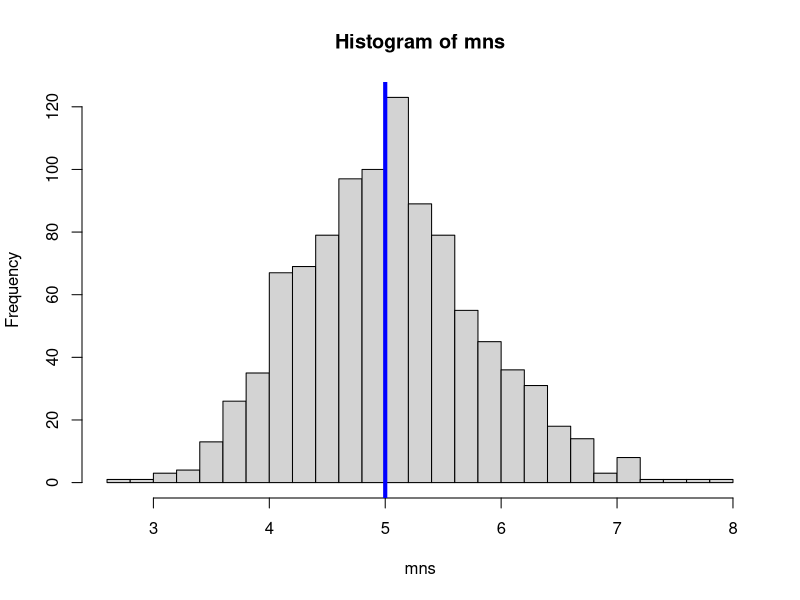
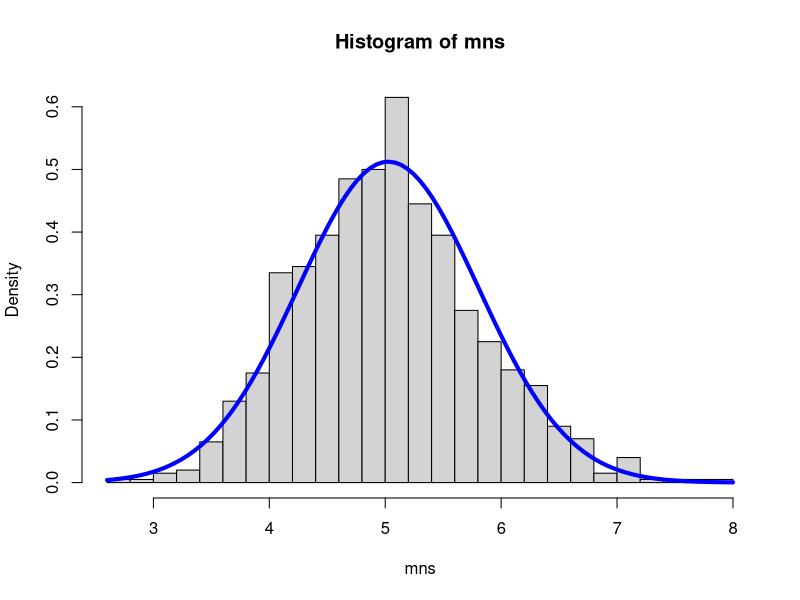

These figures' R source, in order:
## ---- chunk 1
knitr::opts_chunk$set(echo = TRUE)
## ---- chunk 2
lambda = 0.2
n = 40
sims = 1000

## Distribution of the mean of 40 exponentials in 1000 simulations
mns = NULL
for (i in 1:1000) {
    mns = c(mns, mean(rexp(n,lambda)))
}

## Distribution of the variance of 40 exponentials in 1000 simulations
vars = NULL
for (i in 1:1000) {
    vars = c(vars, var(rexp(n,lambda)))
}

## ---- chunk 3
## Plotting histogram with a line at the population mean
hist(mns,breaks = 20)
abline(v = 5,lwd=4, col = "blue")
## ---- chunk 4
## Theoretical Mean
1/lambda

## Mean of the averages of exponential distribution
mean(mns)
## ---- chunk 5
## Population Variance
sd = 1/lambda
pop_var = sd^2
pop_var

## Sample Variance (sd^2) of the averages of exponential distribution
mean(vars)
## ---- chunk 6
hist(mns, prob=TRUE, breaks=20)
curve(dnorm(x, mean=mean(mns), sd=sd(mns)), add=TRUE, col="blue", lwd=4)
